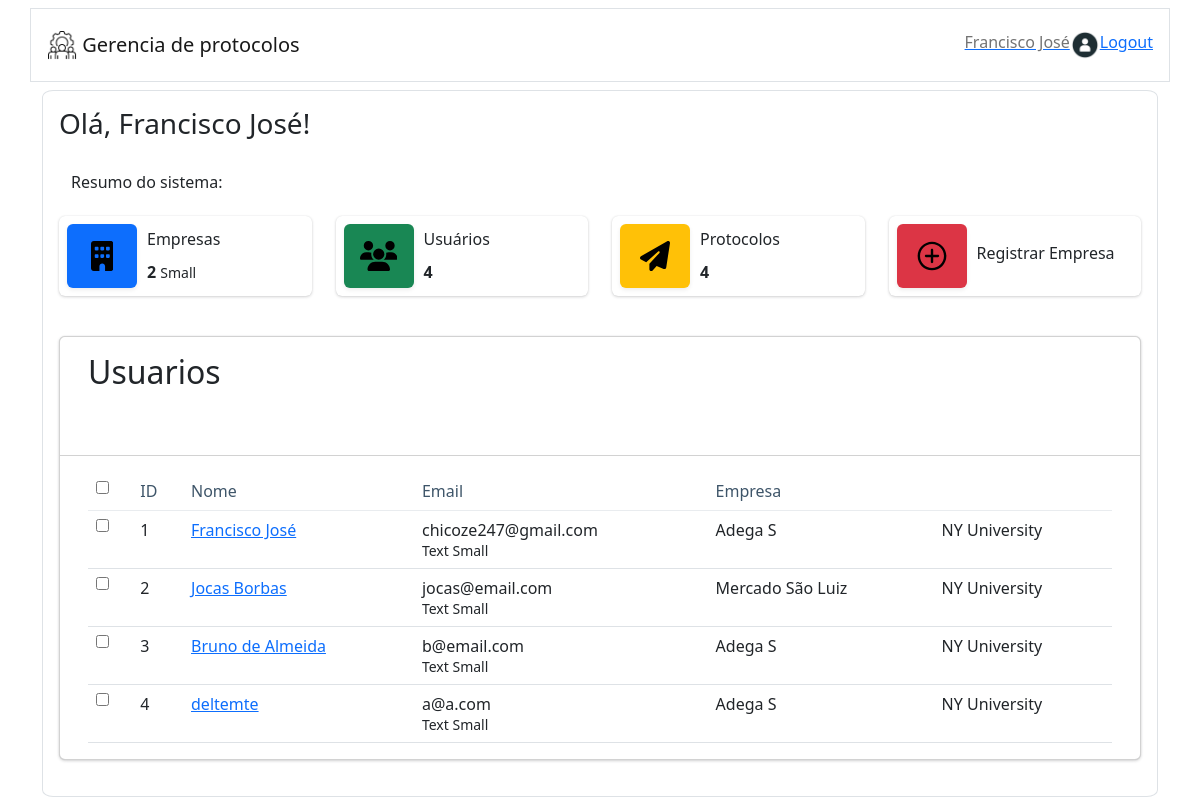
Page /supervisor?q=users (signed in) on the earlier database version.
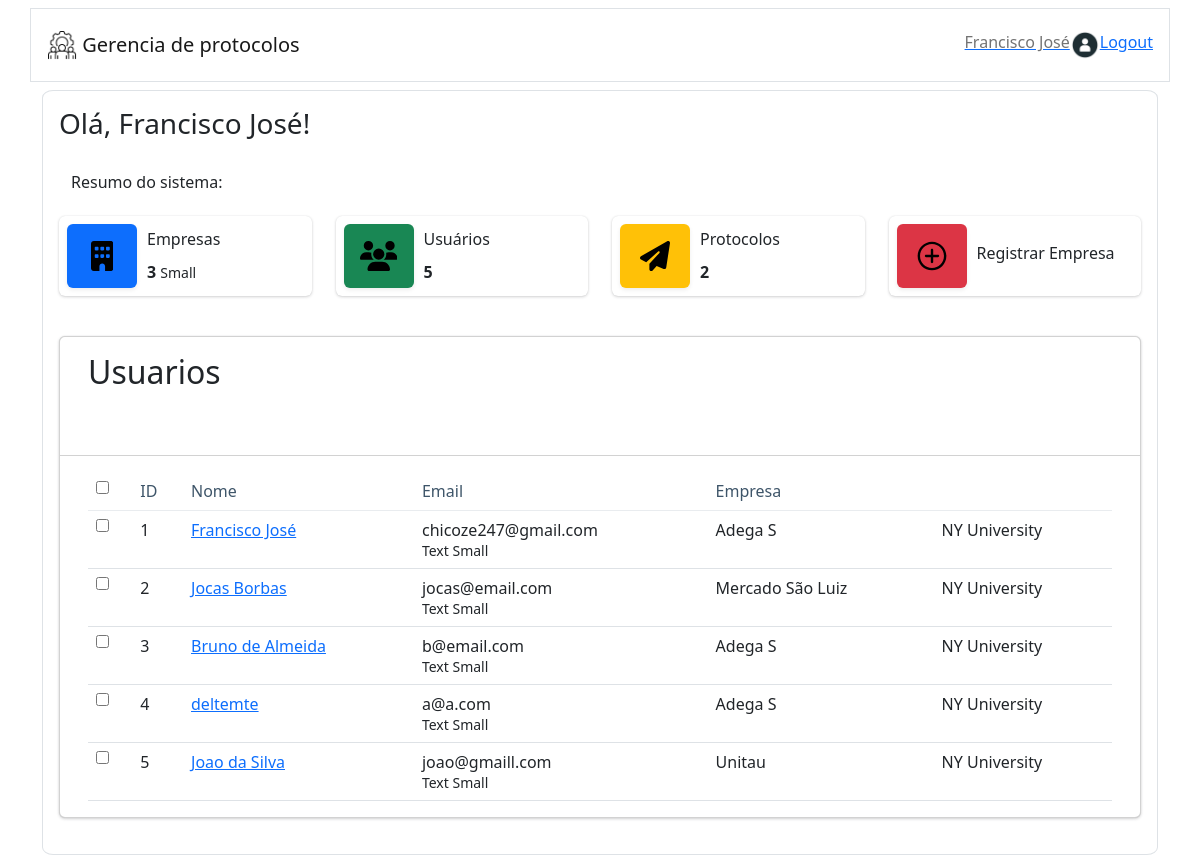
Same page on the later database version.
### ticketApp/models.py (models this page shows, shortened)
class User(AbstractUser):
    name = models.CharField(max_length=100, null=True)
    username = models.CharField(max_length=150, unique=True)
    email = models.EmailField(max_length = 254, null=True, default=None)
    empresa = models.ForeignKey(Empresa, on_delete=models.CASCADE, related_name='usuarios', default=None , null=True)
    supervisor =  models.BooleanField(default=False)
    USERNAME_FIELD = 'username'

class Empresa(models.Model):
    name = models.CharField(max_length=50)
    endereco = models.CharField(max_length=200, null=True, blank=True)
    def __str__(self):
        return self.name

### ticketApp/views.py (the view, shortened to what this page needs)
# urls.py: path('supervisor', views.supervisor_view, name='supervisor_url'),
@permission_required('is_staff')
def supervisor_view(request):
  empresas = Empresa.objects.all()
  protocolos = Protocolo.objects.all()
  users = User.objects.all()
  q = request.GET.get('q')
  page = ''
  listagem = ''
  if q =='users':
    listagem = {
      'title' : 'Usuarios',
      'col1' : 'ID',
      'col2' : 'Nome',
      'col3':  'Email',
      'col4':  'Empresa'
    }
    page = 'users'
  context = {'empresas': empresas, 'users': users, 'protocolos': protocolos, 'page': page, 'listagem': listagem}
  return render(request, 'supervisor.html', context)

### ticketApp/templates/supervisor.html (shortened to what this page needs)
{% block content %}
{% load static %}
<link rel="stylesheet" href="{% static 'css/style.min.css' %}">
{% include 'components/navbar.html' %}
<div class="container">
  <div style='border-radius: 1% !important;' class="container-fluid border rounded-top p-3">
    <h3>Olá, {{request.user.name}}!</h3>
    <div class="infos container row">
      <h6 class="mt-4 mb-4">Resumo do sistema:</h6>
    </div>
    <div class="row">
      <div class="col-12 col-sm-6 col-md-3">
        <a style="color: black; text-decoration: none" href="?q=empresas">
        <div class="info-box">
          <span class="info-box-icon text-bg-primary shadow-sm">
          </span>
          <div class="info-box-content">
              <span class="info-box-text">Empresas</span>
              <span class="info-box-number">
                {{empresas.count}}
                <small> Small</small>
              </span>
          </div>
        </div>
        </a>
      </div>
      <div class="col-12 col-sm-6 col-md-3">
        <a style="color: black; text-decoration: none" href="?q=users">
        <div class="info-box">
          <span class="info-box-icon text-bg-success shadow-sm">
          </span>
          <div class="info-box-content">
              <span class="info-box-text">Usuários</span>
              <span class="info-box-number">{{users.count}}</span>
            </div>
          </div>
        </a>
      </div>
      <div class="col-12 col-sm-6 col-md-3">
        <a href="?q=protocolos" style="color: black; text-decoration: none">
        <div class="info-box">
          <span class="info-box-icon text-bg-warning shadow-sm">
          </span>
          <div class="info-box-content">
              <span class="info-box-text">Protocolos</span>
              <span class="info-box-number">{{protocolos.count}}</span>
            </div>
        </div>
      </a>
      </div>
      <div class="col-12 col-sm-6 col-md-3">
        <a style="color: black; text-decoration: none" href="{% url 'create_empresa_url' %}">
        <div class="info-box">
          <span class="info-box-icon text-bg-danger shadow-sm">
          </span>
          <div class="info-box-content">
            <span class="info-box-text">Registrar Empresa</span>
          </div>
        </div>
      </a>
      </div>
    </div>
  <div class="card container mt-4">
      <div class="row card-header">
        <h2 class="col mb-5">{{listagem.title}} </h2>
        <div class="col text-end">
      </div>
    </div>
    <div class="card-body table-responsive custom-table-responsive">
      <table class="table custom-table">
        <thead>
          <tr>
            <th scope="col">
              <label class="control control--checkbox">
                <input type="checkbox" class="js-check-all" />
              </label>
            </th>
            <th scope="col">{{listagem.col1}}</th>
            <th scope="col">{{listagem.col2}}</th>
            <th scope="col">{{listagem.col3}}</th>
            <th scope="col">{{listagem.col4}}</th>
            <th scope="col">{{listagem.col5}}</th>
          </tr>
        </thead>
        <tbody>
          {% if page == 'users' %}
          {% for u in users %}
          <tr style='margin-bottom: 30px;' scope="row">
            <th scope="row">
              <label class="control control--checkbox">
                <input type="checkbox" />
              </label>
            </th>
            <td>
              {{u.id}}
            </td>
            <td><a href="{% url 'update_user_url' u.id %}">{{u.name}}</a></td>
            <td>
              {{u.email}}
              <small class="d-block">Text Small</small>
            </td>
            <td>{{u.empresa}}</td>
            <td>NY University</td>
          </tr>
          {% endfor %}
          {% endif %}
        </tbody>
      </table>
    </div>
  </div>
</div>
{% endblock %}

### ticketApp/templates/components/navbar.html (shortened to what this page needs)
{% block content %}
{% load static %}
<div class="container-fluid">
  <nav class="navbar navbar-expand-lg navbar-light bg-white">
    <div class="container border p-3">
      <a class="navbar-brand" href="{% url 'home_url' %}">
        <img src="{% static 'images/manage.png' %}" width="30" height="30" class="d-inline-block align-top" alt="Logo">
        Gerencia de protocolos
      </a>
      {% if request.user.is_authenticated %}
      <ul class="navbar-nav ml-auto">
        <li class="nav-item">
          <a href="{% url 'update_user_url' %}">
            <span class="navbar-text pr-3">
              {{ request.user.name }}
            </span>
          </a>
        </li>
        <li class="nav-item">
          <img src="{% static 'images/avatar_anon.png' %}" width="30" height="30" alt="Avatar" class="rounded-circle">
        </li>
        <li class="nav-item">
          <a href="{% url 'logout_url' %}">Logout</a>
        </li>
      </ul>
      {% endif %}
    </div>
  </nav>
</div>
{% endblock %}

Differences in the rows shown:
added User: id "5", name "Joao da Silva", email "joao@gmaill.com", empresa "Unitau"
Other differences:
{{ empresas.count }}: "2" → "3"
{{ users.count }}: "4" → "5"
{{ protocolos.count }}: "4" → "2"
